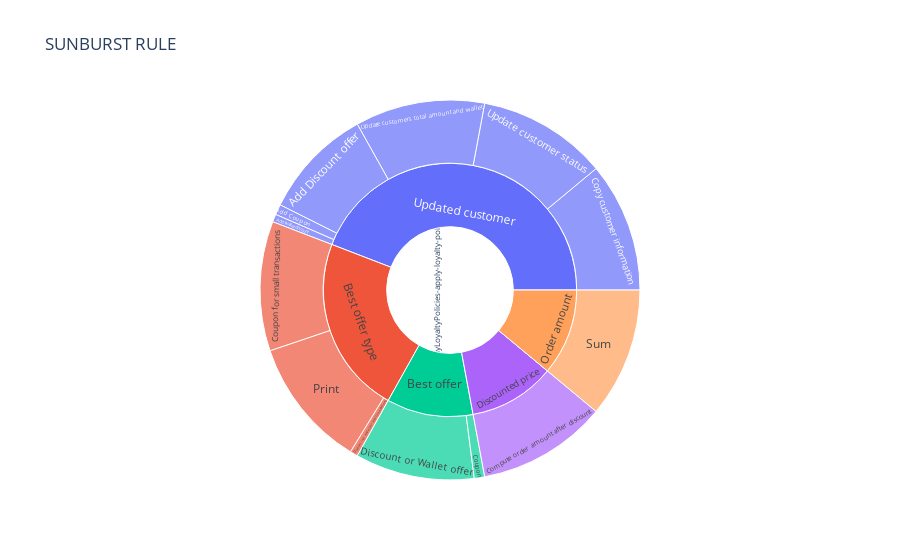

Notebook source saved alongside this figure:
### Markdown cell above
### 4.2 Representing the decision model coverage through a sunburst <a class="anchor" id="section4_2"></a>
We project all decisions into a sunburst diagram. It shows a synthetic and interactive view of all executed assets including rules, tasks and decision models.

### Code cell
data = []

number_of_columns = 0
for rule in rules:
    number_of_columns = max(number_of_columns, len(rule["from"]))

for rule in rules:
    rule_data = dict()
    keys = list(rule["from"])
    for i in range(0, number_of_columns):
        if i < len(rule["from"]):
            rule_data[f"Column{i}"] = rule["from"][keys[i]]
        else: rule_data[f"Column{i}"] = 'None'

    data.append(rule_data)

df = pd.DataFrame(data)
df = df.groupby(df.columns.tolist()).size().reset_index().rename(columns={0:'Count'})
df = df.replace(['None'],None)
fig = px.sunburst(df, 
                  path=[f"Column{i}" for i in range(0, number_of_columns)], 
                  values="Count",
                  height=1000,
                  title="SUNBURST RULE",
                  maxdepth=5
                  )
fig.show()

### Figure 1 — Plotly figure (JSON) as saved in the notebook; plotly's stock layout.template omitted (floating-point values rounded to 4 significant figures)
{"data": [{"branchvalues": "total", "domain": {"x": [0, 1], "y": [0, 1]}, "hovertemplate": "labels=%{label}<br>Count=%{value}<br>parent=%{parent}<br>id=%{id}<extra></extra>", "ids": ["ApplyLoyaltyPolicies-apply-loyalty-policies/Updated customer/Add Coupon", "ApplyLoyaltyPolicies-apply-loyalty-policies/Updated customer/Add Discount offer", "ApplyLoyaltyPolicies-apply-loyalty-policies/Updated customer/Add Wallet discount", "ApplyLoyaltyPolicies-apply-loyalty-policies/Discounted price/Compute order amount after discount", "ApplyLoyaltyPolicies-apply-loyalty-policies/Updated customer/Copy customer information", "ApplyLoyaltyPolicies-apply-loyalty-policies/Best offer/Coupon", "ApplyLoyaltyPolicies-apply-loyalty-policies/Best offer type/Coupon for small transactions", "ApplyLoyaltyPolicies-apply-loyalty-policies/Best offer type/Discount into wallet for small transactions", "ApplyLoyaltyPolicies-apply-loyalty-policies/Best offer/Discount or Wallet offer", "ApplyLoyaltyPolicies-apply-loyalty-policies/Best offer type/Print", "ApplyLoyaltyPolicies-apply-loyalty-policies/Order amount/Sum", "ApplyLoyaltyPolicies-apply-loyalty-policies/Updated customer/Update customer status", "ApplyLoyaltyPolicies-apply-loyalty-policies/Updated customer/Update customers total amount and wallet", "ApplyLoyaltyPolicies-apply-loyalty-policies/Best offer", "ApplyLoyaltyPolicies-apply-loyalty-policies/Best offer type", "ApplyLoyaltyPolicies-apply-loyalty-policies/Discounted price", "ApplyLoyaltyPolicies-apply-loyalty-policies/Order amount", "ApplyLoyaltyPolicies-apply-loyalty-policies/Updated customer", "ApplyLoyaltyPolicies-apply-loyalty-policies"], "labels": ["Add Coupon", "Add Discount offer", "Add Wallet discount", "Compute order amount after discount", "Copy customer information", "Coupon", "Coupon for small transactions", "Discount into wallet for small transactions", "Discount or Wallet offer", "Print", "Sum", "Update customer status", "Update customers total amount and wallet", "Best offer", "Best offer type", "Discounted price", "Order amount", "Updated customer", "ApplyLoyaltyPolicies-apply-loyalty-policies"], "maxdepth": 5, "name": "", "parents": ["ApplyLoyaltyPolicies-apply-loyalty-policies/Updated customer", "ApplyLoyaltyPolicies-apply-loyalty-policies/Updated customer", "ApplyLoyaltyPolicies-apply-loyalty-policies/Updated customer", "ApplyLoyaltyPolicies-apply-loyalty-policies/Discounted price", "ApplyLoyaltyPolicies-apply-loyalty-policies/Updated customer", "ApplyLoyaltyPolicies-apply-loyalty-policies/Best offer", "ApplyLoyaltyPolicies-apply-loyalty-policies/Best offer type", "ApplyLoyaltyPolicies-apply-loyalty-policies/Best offer type", "ApplyLoyaltyPolicies-apply-loyalty-policies/Best offer", "ApplyLoyaltyPolicies-apply-loyalty-policies/Best offer type", "ApplyLoyaltyPolicies-apply-loyalty-policies/Order amount", "ApplyLoyaltyPolicies-apply-loyalty-policies/Updated customer", "ApplyLoyaltyPolicies-apply-loyalty-policies/Updated customer", "ApplyLoyaltyPolicies-apply-loyalty-policies", "ApplyLoyaltyPolicies-apply-loyalty-policies", "ApplyLoyaltyPolicies-apply-loyalty-policies", "ApplyLoyaltyPolicies-apply-loyalty-policies", "ApplyLoyaltyPolicies-apply-loyalty-policies", ""], "type": "sunburst", "values": [8, 86, 6, 100, 100, 8, 100, 6, 92, 100, 100, 100, 100, 100, 206, 100, 100, 400, 906]}], "layout": {"autosize": true, "legend": {"tracegroupgap": 0}, "title": {"text": "SUNBURST RULE"}}}
